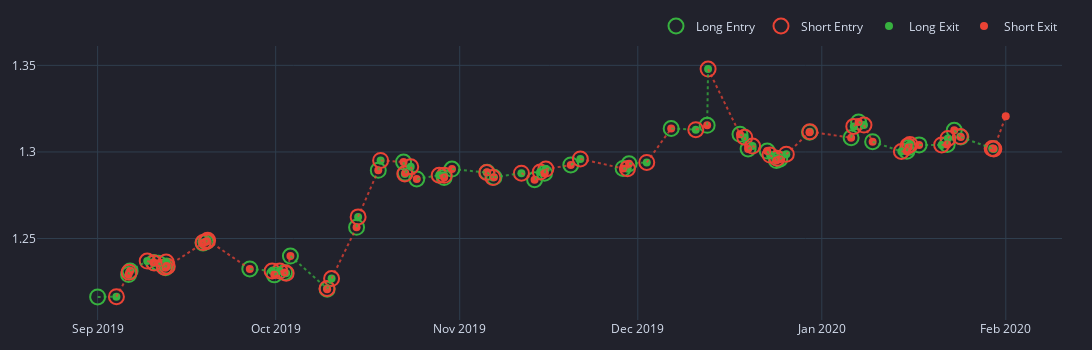

The cell this chart's notebook holds for it:
### Code cell
## from VBT Pro - develop branch
pf_2_bb_custom[slice_lower:slice_higher].plot_trade_signals(plot_close=False, plot_positions="lines").show()

### Figure 1 — Plotly figure (JSON) as saved in the notebook; plotly's stock layout.template omitted (floating-point values rounded to 4 significant figures; data arrays with more than 128 entries replaced by an {"elided": "..."} marker saying what was removed)
{"data": [{"customdata": {"elided": "47x10 mixed values"}, "hovertemplate": "<br>Entry Trade Id: %{customdata[0]}\n<br>Entry Order Id: %{customdata[1]}\n<br>Position Id: %{customdata[2]}\n<br>Entry Index: %{customdata[3]}\n<br>Size: %{customdata[4]:,}\n<br>Avg Entry Price: %{customdata[5]:,}\n<br>Entry Fees: %{customdata[6]:,}\n<br>PnL: %{customdata[7]:,}\n<br>Return: %{customdata[8]:,%}\n<br>Status: %{customdata[9]}", "marker": {"color": "rgba(0, 0, 0, 0)", "line": {"color": "#37B13F", "width": 2}, "size": 15, "symbol": "circle"}, "mode": "markers", "name": "Long Entry", "type": "scatter", "uid": "143d2774-6dab-4bbb-91ae-6c2780364ad6", "x": ["2019-09-01T00:00:00+00:00", "2019-09-06T05:00:00+00:00", "2019-09-06T11:15:00+00:00", "2019-09-10T10:00:00+00:00", "2019-09-11T06:00:00+00:00", "2019-09-12T10:45:00+00:00", "2019-09-12T15:00:00+00:00", "2019-09-18T18:15:00+00:00", "2019-09-19T05:15:00+00:00", "2019-09-19T10:00:00+00:00", "2019-09-26T15:15:00+00:00", "2019-09-30T18:30:00+00:00", "2019-10-02T12:00:00+00:00", "2019-10-03T11:30:00+00:00", "2019-10-09T16:00:00+00:00", "2019-10-14T15:00:00+00:00", "2019-10-18T06:45:00+00:00", "2019-10-22T13:00:00+00:00", "2019-10-22T20:00:00+00:00", "2019-10-24T18:15:00+00:00", "2019-10-29T09:00:00+00:00", "2019-10-30T16:45:00+00:00", "2019-11-05T14:45:00+00:00", "2019-11-06T18:30:00+00:00", "2019-11-13T14:45:00+00:00", "2019-11-15T07:00:00+00:00", "2019-11-19T17:15:00+00:00", "2019-11-28T12:45:00+00:00", "2019-11-29T12:45:00+00:00", "2019-12-06T15:00:00+00:00", "2019-12-12T16:30:00+00:00", "2019-12-18T05:15:00+00:00", "2019-12-19T14:00:00+00:00", "2019-12-22T19:15:00+00:00", "2019-12-24T08:30:00+00:00", "2019-12-24T21:45:00+00:00", "2019-12-29T22:15:00+00:00", "2020-01-05T22:30:00+00:00", "2020-01-07T04:45:00+00:00", "2020-01-09T13:30:00+00:00", "2020-01-15T08:00:00+00:00", "2020-01-15T14:45:00+00:00", "2020-01-17T09:30:00+00:00", "2020-01-22T03:00:00+00:00", "2020-01-23T07:30:00+00:00", "2020-01-24T10:15:00+00:00", "2020-01-29T20:45:00+00:00"], "y": [1.216, 1.229, 1.231, 1.236, 1.236, 1.233, 1.234, 1.247, 1.248, 1.248, 1.232, 1.229, 1.23, 1.24, 1.221, 1.256, 1.289, 1.294, 1.288, 1.284, 1.285, 1.29, 1.288, 1.285, 1.284, 1.288, 1.292, 1.29, 1.293, 1.314, 1.315, 1.31, 1.302, 1.301, 1.295, 1.296, 1.311, 1.308, 1.317, 1.306, 1.3, 1.303, 1.304, 1.304, 1.312, 1.309, 1.302]}, {"customdata": {"elided": "47x10 mixed values"}, "hovertemplate": "<br>Entry Trade Id: %{customdata[0]}\n<br>Entry Order Id: %{customdata[1]}\n<br>Position Id: %{customdata[2]}\n<br>Entry Index: %{customdata[3]}\n<br>Size: %{customdata[4]:,}\n<br>Avg Entry Price: %{customdata[5]:,}\n<br>Entry Fees: %{customdata[6]:,}\n<br>PnL: %{customdata[7]:,}\n<br>Return: %{customdata[8]:,%}\n<br>Status: %{customdata[9]}", "marker": {"color": "rgba(0, 0, 0, 0)", "line": {"color": "#EA4335", "width": 2}, "size": 15, "symbol": "circle"}, "mode": "markers", "name": "Short Entry", "type": "scatter", "uid": "e7c33cdd-8f92-4192-ae8c-ac764bbd6aea", "x": ["2019-09-04T04:00:00+00:00", "2019-09-06T07:15:00+00:00", "2019-09-09T08:30:00+00:00", "2019-09-10T12:15:00+00:00", "2019-09-12T05:45:00+00:00", "2019-09-12T13:00:00+00:00", "2019-09-12T17:45:00+00:00", "2019-09-18T18:45:00+00:00", "2019-09-19T08:45:00+00:00", "2019-09-19T12:45:00+00:00", "2019-09-30T09:30:00+00:00", "2019-10-01T16:30:00+00:00", "2019-10-02T18:15:00+00:00", "2019-10-09T15:30:00+00:00", "2019-10-10T10:00:00+00:00", "2019-10-14T21:15:00+00:00", "2019-10-18T16:15:00+00:00", "2019-10-22T18:00:00+00:00", "2019-10-23T18:00:00+00:00", "2019-10-28T13:00:00+00:00", "2019-10-29T09:30:00+00:00", "2019-11-05T13:00:00+00:00", "2019-11-06T14:15:00+00:00", "2019-11-11T09:30:00+00:00", "2019-11-14T13:45:00+00:00", "2019-11-15T12:15:00+00:00", "2019-11-21T07:45:00+00:00", "2019-11-29T06:15:00+00:00", "2019-12-02T12:15:00+00:00", "2019-12-10T18:30:00+00:00", "2019-12-12T20:15:00+00:00", "2019-12-19T00:15:00+00:00", "2019-12-20T08:00:00+00:00", "2019-12-23T06:45:00+00:00", "2019-12-24T10:45:00+00:00", "2019-12-26T00:30:00+00:00", "2019-12-30T00:00:00+00:00", "2020-01-06T09:15:00+00:00", "2020-01-08T02:30:00+00:00", "2020-01-14T09:45:00+00:00", "2020-01-15T12:15:00+00:00", "2020-01-15T20:15:00+00:00", "2020-01-21T04:30:00+00:00", "2020-01-22T06:00:00+00:00", "2020-01-24T08:00:00+00:00", "2020-01-29T16:45:00+00:00", "2020-01-29T23:30:00+00:00"], "y": [1.216, 1.23, 1.237, 1.236, 1.233, 1.236, 1.234, 1.248, 1.248, 1.249, 1.231, 1.231, 1.23, 1.221, 1.227, 1.262, 1.295, 1.287, 1.291, 1.287, 1.286, 1.288, 1.285, 1.288, 1.288, 1.29, 1.296, 1.29, 1.294, 1.313, 1.348, 1.309, 1.303, 1.298, 1.296, 1.299, 1.312, 1.315, 1.316, 1.3, 1.304, 1.304, 1.304, 1.308, 1.309, 1.302, 1.302]}, {"customdata": {"elided": "47x10 mixed values"}, "hovertemplate": "<br>Exit Trade Id: %{customdata[0]}\n<br>Exit Order Id: %{customdata[1]}\n<br>Position Id: %{customdata[2]}\n<br>Exit Index: %{customdata[3]}\n<br>Size: %{customdata[4]:,}\n<br>Avg Exit Price: %{customdata[5]:,}\n<br>Exit Fees: %{customdata[6]:,}\n<br>PnL: %{customdata[7]:,}\n<br>Return: %{customdata[8]:,%}\n<br>Status: %{customdata[9]}", "marker": {"color": "#37B13F", "size": 8, "symbol": "circle"}, "mode": "markers", "name": "Long Exit", "type": "scatter", "uid": "a83f0470-e166-4243-8c9e-42b3134c8475", "x": ["2019-09-04T04:00:00+00:00", "2019-09-06T07:15:00+00:00", "2019-09-09T08:30:00+00:00", "2019-09-10T12:15:00+00:00", "2019-09-12T05:45:00+00:00", "2019-09-12T13:00:00+00:00", "2019-09-12T17:45:00+00:00", "2019-09-18T18:45:00+00:00", "2019-09-19T08:45:00+00:00", "2019-09-19T12:45:00+00:00", "2019-09-30T09:30:00+00:00", "2019-10-01T16:30:00+00:00", "2019-10-02T18:15:00+00:00", "2019-10-09T15:30:00+00:00", "2019-10-10T10:00:00+00:00", "2019-10-14T21:15:00+00:00", "2019-10-18T16:15:00+00:00", "2019-10-22T18:00:00+00:00", "2019-10-23T18:00:00+00:00", "2019-10-28T13:00:00+00:00", "2019-10-29T09:30:00+00:00", "2019-11-05T13:00:00+00:00", "2019-11-06T14:15:00+00:00", "2019-11-11T09:30:00+00:00", "2019-11-14T13:45:00+00:00", "2019-11-15T12:15:00+00:00", "2019-11-21T07:45:00+00:00", "2019-11-29T06:15:00+00:00", "2019-12-02T12:15:00+00:00", "2019-12-10T18:30:00+00:00", "2019-12-12T20:15:00+00:00", "2019-12-19T00:15:00+00:00", "2019-12-20T08:00:00+00:00", "2019-12-23T06:45:00+00:00", "2019-12-24T10:45:00+00:00", "2019-12-26T00:30:00+00:00", "2019-12-30T00:00:00+00:00", "2020-01-06T09:15:00+00:00", "2020-01-08T02:30:00+00:00", "2020-01-14T09:45:00+00:00", "2020-01-15T12:15:00+00:00", "2020-01-15T20:15:00+00:00", "2020-01-21T04:30:00+00:00", "2020-01-22T06:00:00+00:00", "2020-01-24T08:00:00+00:00", "2020-01-29T16:45:00+00:00", "2020-01-29T23:30:00+00:00"], "y": [1.216, 1.23, 1.237, 1.236, 1.233, 1.236, 1.234, 1.248, 1.248, 1.249, 1.231, 1.231, 1.23, 1.221, 1.227, 1.262, 1.295, 1.287, 1.291, 1.287, 1.286, 1.288, 1.285, 1.288, 1.288, 1.29, 1.296, 1.29, 1.294, 1.313, 1.348, 1.309, 1.303, 1.298, 1.296, 1.299, 1.312, 1.315, 1.316, 1.3, 1.304, 1.304, 1.304, 1.308, 1.309, 1.302, 1.302]}, {"customdata": {"elided": "47x10 mixed values"}, "hovertemplate": "<br>Exit Trade Id: %{customdata[0]}\n<br>Exit Order Id: %{customdata[1]}\n<br>Position Id: %{customdata[2]}\n<br>Exit Index: %{customdata[3]}\n<br>Size: %{customdata[4]:,}\n<br>Avg Exit Price: %{customdata[5]:,}\n<br>Exit Fees: %{customdata[6]:,}\n<br>PnL: %{customdata[7]:,}\n<br>Return: %{customdata[8]:,%}\n<br>Status: %{customdata[9]}", "marker": {"color": "#EA4335", "size": 8, "symbol": "circle"}, "mode": "markers", "name": "Short Exit", "type": "scatter", "uid": "27559701-1286-4038-b88b-5428b3ca1a05", "x": ["2019-09-06T05:00:00+00:00", "2019-09-06T11:15:00+00:00", "2019-09-10T10:00:00+00:00", "2019-09-11T06:00:00+00:00", "2019-09-12T10:45:00+00:00", "2019-09-12T15:00:00+00:00", "2019-09-18T18:15:00+00:00", "2019-09-19T05:15:00+00:00", "2019-09-19T10:00:00+00:00", "2019-09-26T15:15:00+00:00", "2019-09-30T18:30:00+00:00", "2019-10-02T12:00:00+00:00", "2019-10-03T11:30:00+00:00", "2019-10-09T16:00:00+00:00", "2019-10-14T15:00:00+00:00", "2019-10-18T06:45:00+00:00", "2019-10-22T13:00:00+00:00", "2019-10-22T20:00:00+00:00", "2019-10-24T18:15:00+00:00", "2019-10-29T09:00:00+00:00", "2019-10-30T16:45:00+00:00", "2019-11-05T14:45:00+00:00", "2019-11-06T18:30:00+00:00", "2019-11-13T14:45:00+00:00", "2019-11-15T07:00:00+00:00", "2019-11-19T17:15:00+00:00", "2019-11-28T12:45:00+00:00", "2019-11-29T12:45:00+00:00", "2019-12-06T15:00:00+00:00", "2019-12-12T16:30:00+00:00", "2019-12-18T05:15:00+00:00", "2019-12-19T14:00:00+00:00", "2019-12-22T19:15:00+00:00", "2019-12-24T08:30:00+00:00", "2019-12-24T21:45:00+00:00", "2019-12-29T22:15:00+00:00", "2020-01-05T22:30:00+00:00", "2020-01-07T04:45:00+00:00", "2020-01-09T13:30:00+00:00", "2020-01-15T08:00:00+00:00", "2020-01-15T14:45:00+00:00", "2020-01-17T09:30:00+00:00", "2020-01-22T03:00:00+00:00", "2020-01-23T07:30:00+00:00", "2020-01-24T10:15:00+00:00", "2020-01-29T20:45:00+00:00", "2020-01-31T23:45:00+00:00"], "y": [1.229, 1.231, 1.236, 1.236, 1.233, 1.234, 1.247, 1.248, 1.248, 1.232, 1.229, 1.23, 1.24, 1.221, 1.256, 1.289, 1.294, 1.288, 1.284, 1.285, 1.29, 1.288, 1.285, 1.284, 1.288, 1.292, 1.29, 1.293, 1.314, 1.315, 1.31, 1.302, 1.301, 1.295, 1.296, 1.311, 1.308, 1.317, 1.306, 1.3, 1.303, 1.304, 1.304, 1.312, 1.309, 1.302, 1.321]}], "layout": {"height": 350, "legend": {"orientation": "h", "traceorder": "normal", "x": 1, "xanchor": "right", "y": 1.02, "yanchor": "bottom"}, "margin": {"b": 30, "l": 30, "r": 30, "t": 30}, "shapes": [{"line": {"color": "#37B13F", "dash": "dot"}, "opacity": 0.75, "type": "line", "x0": "2019-09-01T00:00:00+00:00", "x1": "2019-09-04T04:00:00+00:00", "xref": "x", "y0": 1.216, "y1": 1.216, "yref": "y"}, {"line": {"color": "#37B13F", "dash": "dot"}, "opacity": 0.75, "type": "line", "x0": "2019-09-06T05:00:00+00:00", "x1": "2019-09-06T07:15:00+00:00", "xref": "x", "y0": 1.229, "y1": 1.23, "yref": "y"}, {"line": {"color": "#37B13F", "dash": "dot"}, "opacity": 0.75, "type": "line", "x0": "2019-09-06T11:15:00+00:00", "x1": "2019-09-09T08:30:00+00:00", "xref": "x", "y0": 1.231, "y1": 1.237, "yref": "y"}, {"line": {"color": "#37B13F", "dash": "dot"}, "opacity": 0.75, "type": "line", "x0": "2019-09-10T10:00:00+00:00", "x1": "2019-09-10T12:15:00+00:00", "xref": "x", "y0": 1.236, "y1": 1.236, "yref": "y"}, {"line": {"color": "#37B13F", "dash": "dot"}, "opacity": 0.75, "type": "line", "x0": "2019-09-11T06:00:00+00:00", "x1": "2019-09-12T05:45:00+00:00", "xref": "x", "y0": 1.236, "y1": 1.233, "yref": "y"}, {"line": {"color": "#37B13F", "dash": "dot"}, "opacity": 0.75, "type": "line", "x0": "2019-09-12T10:45:00+00:00", "x1": "2019-09-12T13:00:00+00:00", "xref": "x", "y0": 1.233, "y1": 1.236, "yref": "y"}, {"line": {"color": "#37B13F", "dash": "dot"}, "opacity": 0.75, "type": "line", "x0": "2019-09-12T15:00:00+00:00", "x1": "2019-09-12T17:45:00+00:00", "xref": "x", "y0": 1.234, "y1": 1.234, "yref": "y"}, {"line": {"color": "#37B13F", "dash": "dot"}, "opacity": 0.75, "type": "line", "x0": "2019-09-18T18:15:00+00:00", "x1": "2019-09-18T18:45:00+00:00", "xref": "x", "y0": 1.247, "y1": 1.248, "yref": "y"}, {"line": {"color": "#37B13F", "dash": "dot"}, "opacity": 0.75, "type": "line", "x0": "2019-09-19T05:15:00+00:00", "x1": "2019-09-19T08:45:00+00:00", "xref": "x", "y0": 1.248, "y1": 1.248, "yref": "y"}, {"line": {"color": "#37B13F", "dash": "dot"}, "opacity": 0.75, "type": "line", "x0": "2019-09-19T10:00:00+00:00", "x1": "2019-09-19T12:45:00+00:00", "xref": "x", "y0": 1.248, "y1": 1.249, "yref": "y"}, {"line": {"color": "#37B13F", "dash": "dot"}, "opacity": 0.75, "type": "line", "x0": "2019-09-26T15:15:00+00:00", "x1": "2019-09-30T09:30:00+00:00", "xref": "x", "y0": 1.232, "y1": 1.231, "yref": "y"}, {"line": {"color": "#37B13F", "dash": "dot"}, "opacity": 0.75, "type": "line", "x0": "2019-09-30T18:30:00+00:00", "x1": "2019-10-01T16:30:00+00:00", "xref": "x", "y0": 1.229, "y1": 1.231, "yref": "y"}, {"line": {"color": "#37B13F", "dash": "dot"}, "opacity": 0.75, "type": "line", "x0": "2019-10-02T12:00:00+00:00", "x1": "2019-10-02T18:15:00+00:00", "xref": "x", "y0": 1.23, "y1": 1.23, "yref": "y"}, {"line": {"color": "#37B13F", "dash": "dot"}, "opacity": 0.75, "type": "line", "x0": "2019-10-03T11:30:00+00:00", "x1": "2019-10-09T15:30:00+00:00", "xref": "x", "y0": 1.24, "y1": 1.221, "yref": "y"}, {"line": {"color": "#37B13F", "dash": "dot"}, "opacity": 0.75, "type": "line", "x0": "2019-10-09T16:00:00+00:00", "x1": "2019-10-10T10:00:00+00:00", "xref": "x", "y0": 1.221, "y1": 1.227, "yref": "y"}, {"line": {"color": "#37B13F", "dash": "dot"}, "opacity": 0.75, "type": "line", "x0": "2019-10-14T15:00:00+00:00", "x1": "2019-10-14T21:15:00+00:00", "xref": "x", "y0": 1.256, "y1": 1.262, "yref": "y"}, {"line": {"color": "#37B13F", "dash": "dot"}, "opacity": 0.75, "type": "line", "x0": "2019-10-18T06:45:00+00:00", "x1": "2019-10-18T16:15:00+00:00", "xref": "x", "y0": 1.289, "y1": 1.295, "yref": "y"}, {"line": {"color": "#37B13F", "dash": "dot"}, "opacity": 0.75, "type": "line", "x0": "2019-10-22T13:00:00+00:00", "x1": "2019-10-22T18:00:00+00:00", "xref": "x", "y0": 1.294, "y1": 1.287, "yref": "y"}, {"line": {"color": "#37B13F", "dash": "dot"}, "opacity": 0.75, "type": "line", "x0": "2019-10-22T20:00:00+00:00", "x1": "2019-10-23T18:00:00+00:00", "xref": "x", "y0": 1.288, "y1": 1.291, "yref": "y"}, {"line": {"color": "#37B13F", "dash": "dot"}, "opacity": 0.75, "type": "line", "x0": "2019-10-24T18:15:00+00:00", "x1": "2019-10-28T13:00:00+00:00", "xref": "x", "y0": 1.284, "y1": 1.287, "yref": "y"}, {"line": {"color": "#37B13F", "dash": "dot"}, "opacity": 0.75, "type": "line", "x0": "2019-10-29T09:00:00+00:00", "x1": "2019-10-29T09:30:00+00:00", "xref": "x", "y0": 1.285, "y1": 1.286, "yref": "y"}, {"line": {"color": "#37B13F", "dash": "dot"}, "opacity": 0.75, "type": "line", "x0": "2019-10-30T16:45:00+00:00", "x1": "2019-11-05T13:00:00+00:00", "xref": "x", "y0": 1.29, "y1": 1.288, "yref": "y"}, {"line": {"color": "#37B13F", "dash": "dot"}, "opacity": 0.75, "type": "line", "x0": "2019-11-05T14:45:00+00:00", "x1": "2019-11-06T14:15:00+00:00", "xref": "x", "y0": 1.288, "y1": 1.285, "yref": "y"}, {"line": {"color": "#37B13F", "dash": "dot"}, "opacity": 0.75, "type": "line", "x0": "2019-11-06T18:30:00+00:00", "x1": "2019-11-11T09:30:00+00:00", "xref": "x", "y0": 1.285, "y1": 1.288, "yref": "y"}, {"line": {"color": "#37B13F", "dash": "dot"}, "opacity": 0.75, "type": "line", "x0": "2019-11-13T14:45:00+00:00", "x1": "2019-11-14T13:45:00+00:00", "xref": "x", "y0": 1.284, "y1": 1.288, "yref": "y"}, {"line": {"color": "#37B13F", "dash": "dot"}, "opacity": 0.75, "type": "line", "x0": "2019-11-15T07:00:00+00:00", "x1": "2019-11-15T12:15:00+00:00", "xref": "x", "y0": 1.288, "y1": 1.29, "yref": "y"}, {"line": {"color": "#37B13F", "dash": "dot"}, "opacity": 0.75, "type": "line", "x0": "2019-11-19T17:15:00+00:00", "x1": "2019-11-21T07:45:00+00:00", "xref": "x", "y0": 1.292, "y1": 1.296, "yref": "y"}, {"line": {"color": "#37B13F", "dash": "dot"}, "opacity": 0.75, "type": "line", "x0": "2019-11-28T12:45:00+00:00", "x1": "2019-11-29T06:15:00+00:00", "xref": "x", "y0": 1.29, "y1": 1.29, "yref": "y"}, {"line": {"color": "#37B13F", "dash": "dot"}, "opacity": 0.75, "type": "line", "x0": "2019-11-29T12:45:00+00:00", "x1": "2019-12-02T12:15:00+00:00", "xref": "x", "y0": 1.293, "y1": 1.294, "yref": "y"}, {"line": {"color": "#37B13F", "dash": "dot"}, "opacity": 0.75, "type": "line", "x0": "2019-12-06T15:00:00+00:00", "x1": "2019-12-10T18:30:00+00:00", "xref": "x", "y0": 1.314, "y1": 1.313, "yref": "y"}, {"line": {"color": "#37B13F", "dash": "dot"}, "opacity": 0.75, "type": "line", "x0": "2019-12-12T16:30:00+00:00", "x1": "2019-12-12T20:15:00+00:00", "xref": "x", "y0": 1.315, "y1": 1.348, "yref": "y"}, {"line": {"color": "#37B13F", "dash": "dot"}, "opacity": 0.75, "type": "line", "x0": "2019-12-18T05:15:00+00:00", "x1": "2019-12-19T00:15:00+00:00", "xref": "x", "y0": 1.31, "y1": 1.309, "yref": "y"}, {"line": {"color": "#37B13F", "dash": "dot"}, "opacity": 0.75, "type": "line", "x0": "2019-12-19T14:00:00+00:00", "x1": "2019-12-20T08:00:00+00:00", "xref": "x", "y0": 1.302, "y1": 1.303, "yref": "y"}, {"line": {"color": "#37B13F", "dash": "dot"}, "opacity": 0.75, "type": "line", "x0": "2019-12-22T19:15:00+00:00", "x1": "2019-12-23T06:45:00+00:00", "xref": "x", "y0": 1.301, "y1": 1.298, "yref": "y"}, {"line": {"color": "#37B13F", "dash": "dot"}, "opacity": 0.75, "type": "line", "x0": "2019-12-24T08:30:00+00:00", "x1": "2019-12-24T10:45:00+00:00", "xref": "x", "y0": 1.295, "y1": 1.296, "yref": "y"}, {"line": {"color": "#37B13F", "dash": "dot"}, "opacity": 0.75, "type": "line", "x0": "2019-12-24T21:45:00+00:00", "x1": "2019-12-26T00:30:00+00:00", "xref": "x", "y0": 1.296, "y1": 1.299, "yref": "y"}, {"line": {"color": "#37B13F", "dash": "dot"}, "opacity": 0.75, "type": "line", "x0": "2019-12-29T22:15:00+00:00", "x1": "2019-12-30T00:00:00+00:00", "xref": "x", "y0": 1.311, "y1": 1.312, "yref": "y"}, {"line": {"color": "#37B13F", "dash": "dot"}, "opacity": 0.75, "type": "line", "x0": "2020-01-05T22:30:00+00:00", "x1": "2020-01-06T09:15:00+00:00", "xref": "x", "y0": 1.308, "y1": 1.315, "yref": "y"}, {"line": {"color": "#37B13F", "dash": "dot"}, "opacity": 0.75, "type": "line", "x0": "2020-01-07T04:45:00+00:00", "x1": "2020-01-08T02:30:00+00:00", "xref": "x", "y0": 1.317, "y1": 1.316, "yref": "y"}, {"line": {"color": "#37B13F", "dash": "dot"}, "opacity": 0.75, "type": "line", "x0": "2020-01-09T13:30:00+00:00", "x1": "2020-01-14T09:45:00+00:00", "xref": "x", "y0": 1.306, "y1": 1.3, "yref": "y"}, {"line": {"color": "#37B13F", "dash": "dot"}, "opacity": 0.75, "type": "line", "x0": "2020-01-15T08:00:00+00:00", "x1": "2020-01-15T12:15:00+00:00", "xref": "x", "y0": 1.3, "y1": 1.304, "yref": "y"}, {"line": {"color": "#37B13F", "dash": "dot"}, "opacity": 0.75, "type": "line", "x0": "2020-01-15T14:45:00+00:00", "x1": "2020-01-15T20:15:00+00:00", "xref": "x", "y0": 1.303, "y1": 1.304, "yref": "y"}, {"line": {"color": "#37B13F", "dash": "dot"}, "opacity": 0.75, "type": "line", "x0": "2020-01-17T09:30:00+00:00", "x1": "2020-01-21T04:30:00+00:00", "xref": "x", "y0": 1.304, "y1": 1.304, "yref": "y"}, {"line": {"color": "#37B13F", "dash": "dot"}, "opacity": 0.75, "type": "line", "x0": "2020-01-22T03:00:00+00:00", "x1": "2020-01-22T06:00:00+00:00", "xref": "x", "y0": 1.304, "y1": 1.308, "yref": "y"}, {"line": {"color": "#37B13F", "dash": "dot"}, "opacity": 0.75, "type": "line", "x0": "2020-01-23T07:30:00+00:00", "x1": "2020-01-24T08:00:00+00:00", "xref": "x", "y0": 1.312, "y1": 1.309, "yref": "y"}, {"line": {"color": "#37B13F", "dash": "dot"}, "opacity": 0.75, "type": "line", "x0": "2020-01-24T10:15:00+00:00", "x1": "2020-01-29T16:45:00+00:00", "xref": "x", "y0": 1.309, "y1": 1.302, "yref": "y"}, {"line": {"color": "#37B13F", "dash": "dot"}, "opacity": 0.75, "type": "line", "x0": "2020-01-29T20:45:00+00:00", "x1": "2020-01-29T23:30:00+00:00", "xref": "x", "y0": 1.302, "y1": 1.302, "yref": "y"}, {"line": {"color": "#EA4335", "dash": "dot"}, "opacity": 0.75, "type": "line", "x0": "2019-09-04T04:00:00+00:00", "x1": "2019-09-06T05:00:00+00:00", "xref": "x", "y0": 1.216, "y1": 1.229, "yref": "y"}, {"line": {"color": "#EA4335", "dash": "dot"}, "opacity": 0.75, "type": "line", "x0": "2019-09-06T07:15:00+00:00", "x1": "2019-09-06T11:15:00+00:00", "xref": "x", "y0": 1.23, "y1": 1.231, "yref": "y"}, {"line": {"color": "#EA4335", "dash": "dot"}, "opacity": 0.75, "type": "line", "x0": "2019-09-09T08:30:00+00:00", "x1": "2019-09-10T10:00:00+00:00", "xref": "x", "y0": 1.237, "y1": 1.236, "yref": "y"}, {"line": {"color": "#EA4335", "dash": "dot"}, "opacity": 0.75, "type": "line", "x0": "2019-09-10T12:15:00+00:00", "x1": "2019-09-11T06:00:00+00:00", "xref": "x", "y0": 1.236, "y1": 1.236, "yref": "y"}, {"line": {"color": "#EA4335", "dash": "dot"}, "opacity": 0.75, "type": "line", "x0": "2019-09-12T05:45:00+00:00", "x1": "2019-09-12T10:45:00+00:00", "xref": "x", "y0": 1.233, "y1": 1.233, "yref": "y"}, {"line": {"color": "#EA4335", "dash": "dot"}, "opacity": 0.75, "type": "line", "x0": "2019-09-12T13:00:00+00:00", "x1": "2019-09-12T15:00:00+00:00", "xref": "x", "y0": 1.236, "y1": 1.234, "yref": "y"}, {"line": {"color": "#EA4335", "dash": "dot"}, "opacity": 0.75, "type": "line", "x0": "2019-09-12T17:45:00+00:00", "x1": "2019-09-18T18:15:00+00:00", "xref": "x", "y0": 1.234, "y1": 1.247, "yref": "y"}, {"line": {"color": "#EA4335", "dash": "dot"}, "opacity": 0.75, "type": "line", "x0": "2019-09-18T18:45:00+00:00", "x1": "2019-09-19T05:15:00+00:00", "xref": "x", "y0": 1.248, "y1": 1.248, "yref": "y"}, {"line": {"color": "#EA4335", "dash": "dot"}, "opacity": 0.75, "type": "line", "x0": "2019-09-19T08:45:00+00:00", "x1": "2019-09-19T10:00:00+00:00", "xref": "x", "y0": 1.248, "y1": 1.248, "yref": "y"}, {"line": {"color": "#EA4335", "dash": "dot"}, "opacity": 0.75, "type": "line", "x0": "2019-09-19T12:45:00+00:00", "x1": "2019-09-26T15:15:00+00:00", "xref": "x", "y0": 1.249, "y1": 1.232, "yref": "y"}, {"line": {"color": "#EA4335", "dash": "dot"}, "opacity": 0.75, "type": "line", "x0": "2019-09-30T09:30:00+00:00", "x1": "2019-09-30T18:30:00+00:00", "xref": "x", "y0": 1.231, "y1": 1.229, "yref": "y"}, {"line": {"color": "#EA4335", "dash": "dot"}, "opacity": 0.75, "type": "line", "x0": "2019-10-01T16:30:00+00:00", "x1": "2019-10-02T12:00:00+00:00", "xref": "x", "y0": 1.231, "y1": 1.23, "yref": "y"}, {"line": {"color": "#EA4335", "dash": "dot"}, "opacity": 0.75, "type": "line", "x0": "2019-10-02T18:15:00+00:00", "x1": "2019-10-03T11:30:00+00:00", "xref": "x", "y0": 1.23, "y1": 1.24, "yref": "y"}, {"line": {"color": "#EA4335", "dash": "dot"}, "opacity": 0.75, "type": "line", "x0": "2019-10-09T15:30:00+00:00", "x1": "2019-10-09T16:00:00+00:00", "xref": "x", "y0": 1.221, "y1": 1.221, "yref": "y"}, {"line": {"color": "#EA4335", "dash": "dot"}, "opacity": 0.75, "type": "line", "x0": "2019-10-10T10:00:00+00:00", "x1": "2019-10-14T15:00:00+00:00", "xref": "x", "y0": 1.227, "y1": 1.256, "yref": "y"}, {"line": {"color": "#EA4335", "dash": "dot"}, "opacity": 0.75, "type": "line", "x0": "2019-10-14T21:15:00+00:00", "x1": "2019-10-18T06:45:00+00:00", "xref": "x", "y0": 1.262, "y1": 1.289, "yref": "y"}, {"line": {"color": "#EA4335", "dash": "dot"}, "opacity": 0.75, "type": "line", "x0": "2019-10-18T16:15:00+00:00", "x1": "2019-10-22T13:00:00+00:00", "xref": "x", "y0": 1.295, "y1": 1.294, "yref": "y"}, {"line": {"color": "#EA4335", "dash": "dot"}, "opacity": 0.75, "type": "line", "x0": "2019-10-22T18:00:00+00:00", "x1": "2019-10-22T20:00:00+00:00", "xref": "x", "y0": 1.287, "y1": 1.288, "yref": "y"}, {"line": {"color": "#EA4335", "dash": "dot"}, "opacity": 0.75, "type": "line", "x0": "2019-10-23T18:00:00+00:00", "x1": "2019-10-24T18:15:00+00:00", "xref": "x", "y0": 1.291, "y1": 1.284, "yref": "y"}, {"line": {"color": "#EA4335", "dash": "dot"}, "opacity": 0.75, "type": "line", "x0": "2019-10-28T13:00:00+00:00", "x1": "2019-10-29T09:00:00+00:00", "xref": "x", "y0": 1.287, "y1": 1.285, "yref": "y"}, {"line": {"color": "#EA4335", "dash": "dot"}, "opacity": 0.75, "type": "line", "x0": "2019-10-29T09:30:00+00:00", "x1": "2019-10-30T16:45:00+00:00", "xref": "x", "y0": 1.286, "y1": 1.29, "yref": "y"}, {"line": {"color": "#EA4335", "dash": "dot"}, "opacity": 0.75, "type": "line", "x0": "2019-11-05T13:00:00+00:00", "x1": "2019-11-05T14:45:00+00:00", "xref": "x", "y0": 1.288, "y1": 1.288, "yref": "y"}, {"line": {"color": "#EA4335", "dash": "dot"}, "opacity": 0.75, "type": "line", "x0": "2019-11-06T14:15:00+00:00", "x1": "2019-11-06T18:30:00+00:00", "xref": "x", "y0": 1.285, "y1": 1.285, "yref": "y"}, {"line": {"color": "#EA4335", "dash": "dot"}, "opacity": 0.75, "type": "line", "x0": "2019-11-11T09:30:00+00:00", "x1": "2019-11-13T14:45:00+00:00", "xref": "x", "y0": 1.288, "y1": 1.284, "yref": "y"}, {"line": {"color": "#EA4335", "dash": "dot"}, "opacity": 0.75, "type": "line", "x0": "2019-11-14T13:45:00+00:00", "x1": "2019-11-15T07:00:00+00:00", "xref": "x", "y0": 1.288, "y1": 1.288, "yref": "y"}, {"line": {"color": "#EA4335", "dash": "dot"}, "opacity": 0.75, "type": "line", "x0": "2019-11-15T12:15:00+00:00", "x1": "2019-11-19T17:15:00+00:00", "xref": "x", "y0": 1.29, "y1": 1.292, "yref": "y"}, {"line": {"color": "#EA4335", "dash": "dot"}, "opacity": 0.75, "type": "line", "x0": "2019-11-21T07:45:00+00:00", "x1": "2019-11-28T12:45:00+00:00", "xref": "x", "y0": 1.296, "y1": 1.29, "yref": "y"}, {"line": {"color": "#EA4335", "dash": "dot"}, "opacity": 0.75, "type": "line", "x0": "2019-11-29T06:15:00+00:00", "x1": "2019-11-29T12:45:00+00:00", "xref": "x", "y0": 1.29, "y1": 1.293, "yref": "y"}, {"line": {"color": "#EA4335", "dash": "dot"}, "opacity": 0.75, "type": "line", "x0": "2019-12-02T12:15:00+00:00", "x1": "2019-12-06T15:00:00+00:00", "xref": "x", "y0": 1.294, "y1": 1.314, "yref": "y"}, {"line": {"color": "#EA4335", "dash": "dot"}, "opacity": 0.75, "type": "line", "x0": "2019-12-10T18:30:00+00:00", "x1": "2019-12-12T16:30:00+00:00", "xref": "x", "y0": 1.313, "y1": 1.315, "yref": "y"}, {"line": {"color": "#EA4335", "dash": "dot"}, "opacity": 0.75, "type": "line", "x0": "2019-12-12T20:15:00+00:00", "x1": "2019-12-18T05:15:00+00:00", "xref": "x", "y0": 1.348, "y1": 1.31, "yref": "y"}, {"line": {"color": "#EA4335", "dash": "dot"}, "opacity": 0.75, "type": "line", "x0": "2019-12-19T00:15:00+00:00", "x1": "2019-12-19T14:00:00+00:00", "xref": "x", "y0": 1.309, "y1": 1.302, "yref": "y"}, {"line": {"color": "#EA4335", "dash": "dot"}, "opacity": 0.75, "type": "line", "x0": "2019-12-20T08:00:00+00:00", "x1": "2019-12-22T19:15:00+00:00", "xref": "x", "y0": 1.303, "y1": 1.301, "yref": "y"}, {"line": {"color": "#EA4335", "dash": "dot"}, "opacity": 0.75, "type": "line", "x0": "2019-12-23T06:45:00+00:00", "x1": "2019-12-24T08:30:00+00:00", "xref": "x", "y0": 1.298, "y1": 1.295, "yref": "y"}, {"line": {"color": "#EA4335", "dash": "dot"}, "opacity": 0.75, "type": "line", "x0": "2019-12-24T10:45:00+00:00", "x1": "2019-12-24T21:45:00+00:00", "xref": "x", "y0": 1.296, "y1": 1.296, "yref": "y"}, {"line": {"color": "#EA4335", "dash": "dot"}, "opacity": 0.75, "type": "line", "x0": "2019-12-26T00:30:00+00:00", "x1": "2019-12-29T22:15:00+00:00", "xref": "x", "y0": 1.299, "y1": 1.311, "yref": "y"}, {"line": {"color": "#EA4335", "dash": "dot"}, "opacity": 0.75, "type": "line", "x0": "2019-12-30T00:00:00+00:00", "x1": "2020-01-05T22:30:00+00:00", "xref": "x", "y0": 1.312, "y1": 1.308, "yref": "y"}, {"line": {"color": "#EA4335", "dash": "dot"}, "opacity": 0.75, "type": "line", "x0": "2020-01-06T09:15:00+00:00", "x1": "2020-01-07T04:45:00+00:00", "xref": "x", "y0": 1.315, "y1": 1.317, "yref": "y"}, {"line": {"color": "#EA4335", "dash": "dot"}, "opacity": 0.75, "type": "line", "x0": "2020-01-08T02:30:00+00:00", "x1": "2020-01-09T13:30:00+00:00", "xref": "x", "y0": 1.316, "y1": 1.306, "yref": "y"}, {"line": {"color": "#EA4335", "dash": "dot"}, "opacity": 0.75, "type": "line", "x0": "2020-01-14T09:45:00+00:00", "x1": "2020-01-15T08:00:00+00:00", "xref": "x", "y0": 1.3, "y1": 1.3, "yref": "y"}, {"line": {"color": "#EA4335", "dash": "dot"}, "opacity": 0.75, "type": "line", "x0": "2020-01-15T12:15:00+00:00", "x1": "2020-01-15T14:45:00+00:00", "xref": "x", "y0": 1.304, "y1": 1.303, "yref": "y"}, {"line": {"color": "#EA4335", "dash": "dot"}, "opacity": 0.75, "type": "line", "x0": "2020-01-15T20:15:00+00:00", "x1": "2020-01-17T09:30:00+00:00", "xref": "x", "y0": 1.304, "y1": 1.304, "yref": "y"}, {"line": {"color": "#EA4335", "dash": "dot"}, "opacity": 0.75, "type": "line", "x0": "2020-01-21T04:30:00+00:00", "x1": "2020-01-22T03:00:00+00:00", "xref": "x", "y0": 1.304, "y1": 1.304, "yref": "y"}, {"line": {"color": "#EA4335", "dash": "dot"}, "opacity": 0.75, "type": "line", "x0": "2020-01-22T06:00:00+00:00", "x1": "2020-01-23T07:30:00+00:00", "xref": "x", "y0": 1.308, "y1": 1.312, "yref": "y"}, {"line": {"color": "#EA4335", "dash": "dot"}, "opacity": 0.75, "type": "line", "x0": "2020-01-24T08:00:00+00:00", "x1": "2020-01-24T10:15:00+00:00", "xref": "x", "y0": 1.309, "y1": 1.309, "yref": "y"}, {"line": {"color": "#EA4335", "dash": "dot"}, "opacity": 0.75, "type": "line", "x0": "2020-01-29T16:45:00+00:00", "x1": "2020-01-29T20:45:00+00:00", "xref": "x", "y0": 1.302, "y1": 1.302, "yref": "y"}, {"line": {"color": "#EA4335", "dash": "dot"}, "opacity": 0.75, "type": "line", "x0": "2020-01-29T23:30:00+00:00", "x1": "2020-01-31T23:45:00+00:00", "xref": "x", "y0": 1.302, "y1": 1.321, "yref": "y"}], "width": 1280}}
